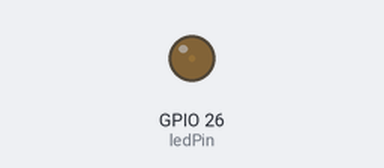
A sketch run on a simulated ESP32. Shown: output pins drawn as LEDs (lit = HIGH).

Above: at 0.05 s.
At 1.15 s:
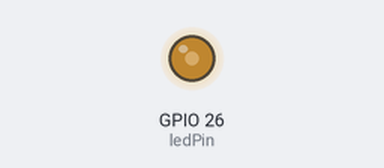
At 2.3 s:
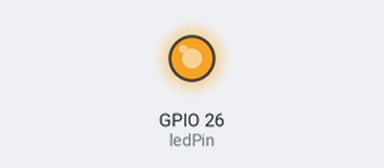
At 4.6 s:
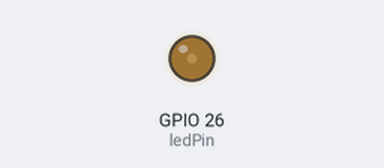
Timing chart, 0 to 6.7 s (numbered marks = the images above):
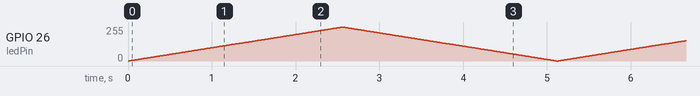

The sketch:

sketch_mar19b.ino
```cpp
// 设置PWM属性
const int freq = 5000;
const int resolution = 8;
const int ledPin = 26;  // 需要定义LED引脚

void setup() {
    Serial.begin(115200);

    // 直接将引脚、频率和分辨率绑定
    ledcAttach(ledPin, freq, resolution);
}

void loop() {
    // 逐渐变亮
    for(int dutyCycle = 0; dutyCycle <= 255; dutyCycle++) {
        ledcWrite(ledPin, dutyCycle);  // 写入PWM值
        delay(10);  // 添加延时，否则变化太快看不到效果
    }

    // 逐渐变暗
    for(int dutyCycle = 255; dutyCycle >= 0; dutyCycle--) {
        ledcWrite(ledPin, dutyCycle);  // 写入PWM值
        delay(10);  // 添加延时
    }
}
```
